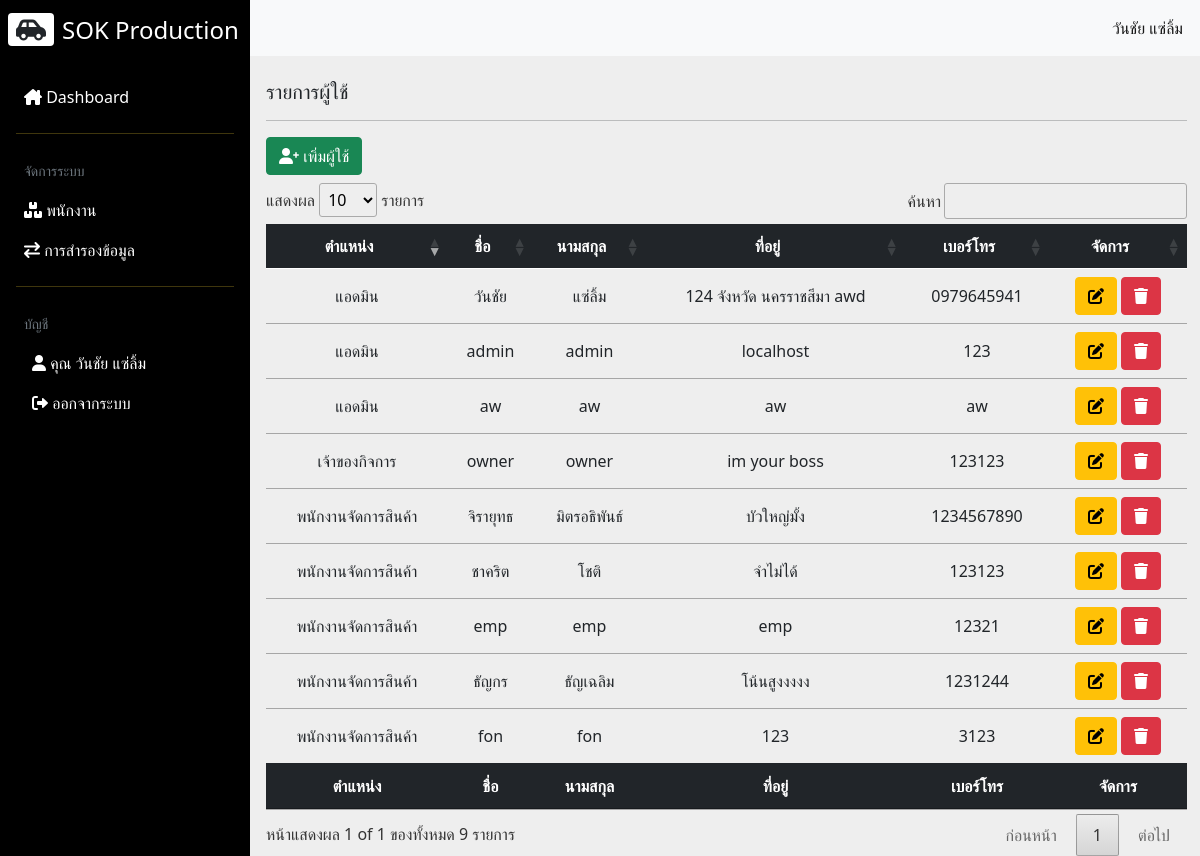
/employee.php (signed in), run on the app's committed database.
### tables this page shows
CREATE TABLE `employee` (
  `emp_id` int(11) NOT NULL,
  `emp_user` varchar(255) NOT NULL,
  `emp_pass` varchar(255) NOT NULL,
  `emp_fname` varchar(255) NOT NULL,
  `emp_lname` varchar(255) NOT NULL,
  `emp_address` text NOT NULL,
  `emp_phone` varchar(10) DEFAULT NULL,
  `emp_level` int(1) DEFAULT 1
);

### employee.php (the view, shortened to what this page needs)
<!DOCTYPE html>
<html lang="en">
<head>
  <link rel="stylesheet" href="css/all.min.css">
  <link rel="stylesheet" href="css/fontawesome.min.css">
  <link rel="stylesheet" href="css/bootstrap.min.css">
  <link rel="stylesheet" href="css/styles.css">
  <link rel="stylesheet" href="css/jquery.dataTables.min.css">
</head>
<body>
  <div class="main-container d-flex">
    <?php include("includes/menuNavbar.inc.php"); ?>
    <?php
    if($_SESSION['emp_level'] == 3) {
    ?>
    <div class="content">
      <nav class="navbar navbar-expand-md navbar-light bg-light">
        <div class="container-fluid">
          <div class="collapse navbar-collapse justify-content-end" id="navbarSupportedContent">
            <ul class="navbar-nav mb-2 mb-lg-0">
              <li class="nav-item">
                <a class="nav-link active" aria-current="page" href="#"><?= $_SESSION['emp_fname']; ?> <?= $_SESSION['emp_lname']; ?></a>
              </li>
            </ul>
          </div>
        </div>
      </nav>
      <div class="dashboard-content px-3 pt-4">
        <h2 class="fs-5"> รายการผู้ใช้</h2>
        <hr>
        <div class="col-md-12">
          <div class="row">
            <div class="d-grid gap-2 d-md-flex justify-content-md-start mb-2">
                <button class="btn btn-success" id="add"><i class="fa-solid fa-user-plus"></i> เพิ่มผู้ใช้</button>
            </div>
              <div class="table-responsive">
                <table class="table align-middle table-hover" id="myTable">
                  <thead class="table-dark">
                    <tr>
                      <th class="text-center">ตำแหน่ง</th>
                      <th class="text-center">ชื่อ</th>
                      <th class="text-center">นามสกุล</th>
                      <th class="text-center">ที่อยู่</th>
                      <th class="text-center">เบอร์โทร</th>
                      <th class="text-center">จัดการ</th>
                    </tr>
                  </thead>
                  <tbody id="showemp" class="text-center">
                    <?php
                      include_once('config/db.php');
                      $sql = "SELECT * FROM `employee`";
                      $query = mysqli_query($conn, $sql);
                      while($row = mysqli_fetch_array($query)) {
                      ?>
                      <tr id="<?= $row['emp_id']; ?>">
                        <td>
                          <?php
                          if($row['emp_level'] == 1) {
                            echo "พนักงานจัดการสินค้า";
                          } else if($row['emp_level'] == 2) {
                            echo "เจ้าของกิจการ";
                          } else {
                            echo "แอดมิน";
                          }
                          ?>
                        </td>
                        <td data-target="fname"><?= $row['emp_fname']; ?></td>
                        <td data-target="lname"><?= $row['emp_lname']; ?></td>
                        <td data-target="address"><?= $row['emp_address']; ?></td>
                        <td data-target="phone"><?= $row['emp_phone']; ?></td>
                        <td>
                          <a href="#" data-role="edit" data-id="<?= $row['emp_id']; ?>" class="btn btn-warning"><i class="fa-solid fa-pen-to-square"></i></a>
                          <a href="#" data-role="delete" data-id="<?= $row['emp_id']; ?>" class="btn btn-danger"><i class="fa-solid fa-trash"></i></a>
                        </td>
                      </tr>
                    <?php } ?>
                  </tbody>
                  <thead class="table-dark">
                  <tr>
                      <th class="text-center">ตำแหน่ง</th>
                      <th class="text-center">ชื่อ</th>
                      <th class="text-center">นามสกุล</th>
                      <th class="text-center">ที่อยู่</th>
                      <th class="text-center">เบอร์โทร</th>
                      <th class="text-center">จัดการ</th>
                    </tr>
                  </thead>
                </table>
              </div>
          </div>
        </div>
      </div>
    </div>
    <?php } ?>
  </div>
</body>
</html>

### css/styles.css (style rules this page uses)
body { background-color: #eee; }
.content { min-height: 100vh; width: 100%; }

### data on the page
employee: emp_level "แอดมิน", emp_fname "วันชัย", emp_lname "แซ่ลิ้ม", emp_address "124 จังหวัด นครราชสีมา awd", emp_phone "0979645941"
employee: emp_level "พนักงานจัดการสินค้า", emp_fname "จิรายุทธ", emp_lname "มิตรอธิพันธ์", emp_address "บัวใหญ่มั้ง", emp_phone "1234567890"
employee: emp_level "พนักงานจัดการสินค้า", emp_fname "ชาคริต", emp_lname "โชติ", emp_address "จำไม่ได้", emp_phone "123123"
employee: emp_level "พนักงานจัดการสินค้า", emp_fname "emp", emp_lname "emp", emp_address "emp", emp_phone "12321"
employee: emp_level "แอดมิน", emp_fname "admin", emp_lname "admin", emp_address "localhost", emp_phone "123"
employee: emp_level "เจ้าของกิจการ", emp_fname "owner", emp_lname "owner", emp_address "im your boss", emp_phone "123123"
employee: emp_level "พนักงานจัดการสินค้า", emp_fname "ธัญกร", emp_lname "ธัญเฉลิม", emp_address "โน้นสูงงงงง", emp_phone "1231244"
employee: emp_level "พนักงานจัดการสินค้า", emp_fname "fon", emp_lname "fon", emp_address "123", emp_phone "3123"
employee: emp_level "แอดมิน", emp_fname "aw", emp_lname "aw", emp_address "aw", emp_phone "aw"

### other printed values
$_SESSION['emp_fname'] "วันชัย"
$_SESSION['emp_lname'] "แซ่ลิ้ม"
